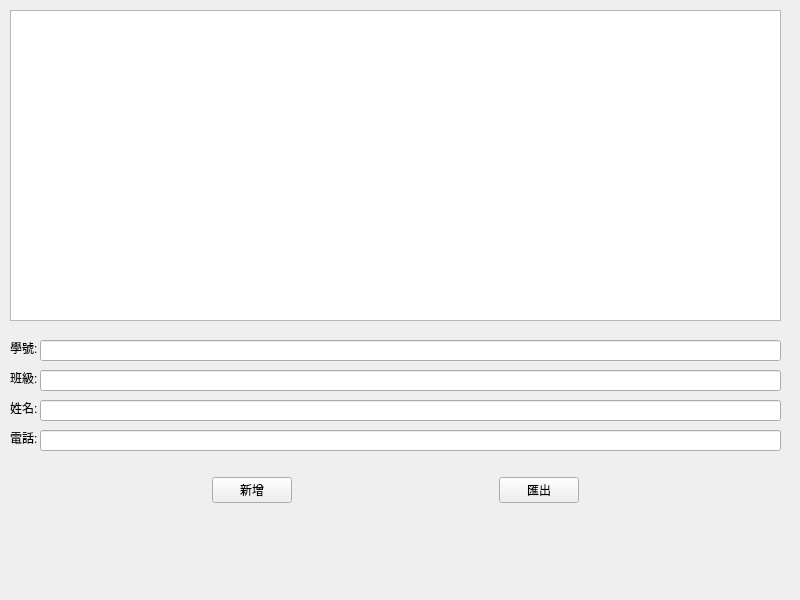
<?xml version="1.0" encoding="UTF-8"?>
<ui version="4.0">
 <class>Widget</class>
 <widget class="QWidget" name="Widget">
  <property name="geometry">
   <rect>
    <x>0</x>
    <y>0</y>
    <width>800</width>
    <height>600</height>
   </rect>
  </property>
  <property name="windowTitle">
   <string>Widget</string>
  </property>
  <widget class="QTableWidget" name="tableWidget">
   <property name="geometry">
    <rect>
     <x>10</x>
     <y>10</y>
     <width>771</width>
     <height>311</height>
    </rect>
   </property>
  </widget>
  <widget class="QLineEdit" name="lineEdit">
   <property name="geometry">
    <rect>
     <x>40</x>
     <y>340</y>
     <width>741</width>
     <height>21</height>
    </rect>
   </property>
  </widget>
  <widget class="QLineEdit" name="lineEdit_2">
   <property name="geometry">
    <rect>
     <x>40</x>
     <y>370</y>
     <width>741</width>
     <height>21</height>
    </rect>
   </property>
  </widget>
  <widget class="QLineEdit" name="lineEdit_3">
   <property name="geometry">
    <rect>
     <x>40</x>
     <y>400</y>
     <width>741</width>
     <height>21</height>
    </rect>
   </property>
  </widget>
  <widget class="QLineEdit" name="lineEdit_4">
   <property name="geometry">
    <rect>
     <x>40</x>
     <y>430</y>
     <width>741</width>
     <height>21</height>
    </rect>
   </property>
  </widget>
  <widget class="QLabel" name="label">
   <property name="geometry">
    <rect>
     <x>10</x>
     <y>340</y>
     <width>53</width>
     <height>15</height>
    </rect>
   </property>
   <property name="text">
    <string>學號:</string>
   </property>
  </widget>
  <widget class="QLabel" name="label_2">
   <property name="geometry">
    <rect>
     <x>10</x>
     <y>370</y>
     <width>53</width>
     <height>15</height>
    </rect>
   </property>
   <property name="text">
    <string>班級:</string>
   </property>
  </widget>
  <widget class="QLabel" name="label_3">
   <property name="geometry">
    <rect>
     <x>10</x>
     <y>400</y>
     <width>53</width>
     <height>15</height>
    </rect>
   </property>
   <property name="text">
    <string>姓名:</string>
   </property>
  </widget>
  <widget class="QLabel" name="label_4">
   <property name="geometry">
    <rect>
     <x>10</x>
     <y>430</y>
     <width>53</width>
     <height>15</height>
    </rect>
   </property>
   <property name="text">
    <string>電話:</string>
   </property>
  </widget>
  <widget class="QWidget" name="horizontalLayoutWidget">
   <property name="geometry">
    <rect>
     <x>10</x>
     <y>450</y>
     <width>771</width>
     <height>80</height>
    </rect>
   </property>
   <layout class="QHBoxLayout" name="horizontalLayout">
    <item>
     <spacer name="horizontalSpacer">
      <property name="orientation">
       <enum>Qt::Orientation::Horizontal</enum>
      </property>
      <property name="sizeHint" stdset="0">
       <size>
        <width>40</width>
        <height>20</height>
       </size>
      </property>
     </spacer>
    </item>
    <item>
     <widget class="QPushButton" name="pushButton">
      <property name="text">
       <string>新增</string>
      </property>
     </widget>
    </item>
    <item>
     <spacer name="horizontalSpacer_2">
      <property name="orientation">
       <enum>Qt::Orientation::Horizontal</enum>
      </property>
      <property name="sizeHint" stdset="0">
       <size>
        <width>40</width>
        <height>20</height>
       </size>
      </property>
     </spacer>
    </item>
    <item>
     <widget class="QPushButton" name="pushButton_2">
      <property name="text">
       <string>匯出</string>
      </property>
     </widget>
    </item>
    <item>
     <spacer name="horizontalSpacer_3">
      <property name="orientation">
       <enum>Qt::Orientation::Horizontal</enum>
      </property>
      <property name="sizeHint" stdset="0">
       <size>
        <width>40</width>
        <height>20</height>
       </size>
      </property>
     </spacer>
    </item>
   </layout>
  </widget>
 </widget>
 <resources/>
 <connections/>
</ui>
